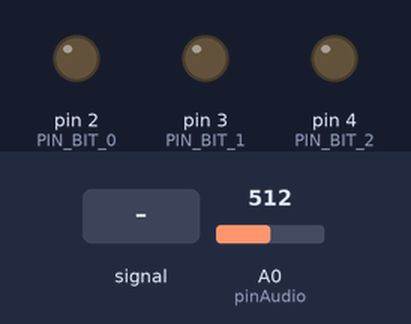
The sketch below on a simulated Arduino Uno, built with avr-gcc and run on an emulated ATmega328P. On the bench: output pins drawn as LEDs (lit = HIGH). The test bench sets the inputs (shaded band); at power-on: A0 (pinAudio) = 512.

Above: at 1.2 s.
1.3 s: A0 (pinAudio) fed a 200 Hz sine of ±81 counts around its level
At 2.5 s:
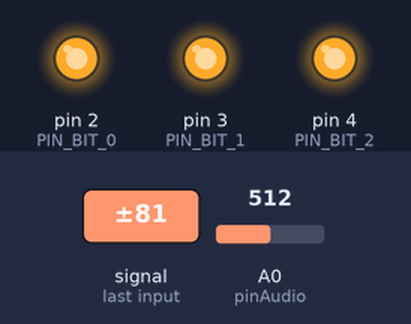
2.9 s: A0 (pinAudio) set to 716
At 3.6 s:
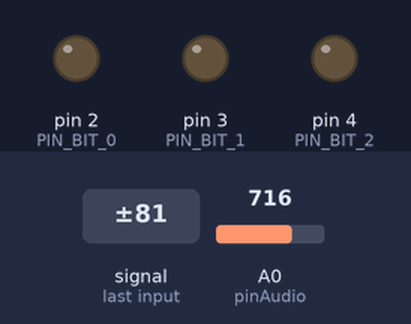
Timing chart, 0 to 5.9 s (numbered marks = the images above; inputs shaded):
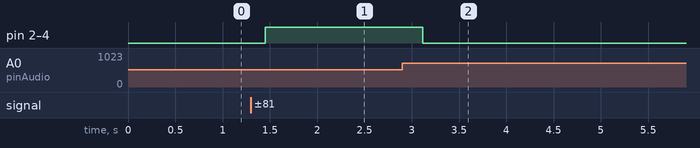

The sketch:

aaaaaaaaaaaaaa.ino
```cpp
const int pinAudio = A0;

// Pinos digitais conectados à FPGA (Barramento de 3 bits)
const int PIN_BIT_0 = 2; // LSB
const int PIN_BIT_1 = 3;
const int PIN_BIT_2 = 4; // MSB

const int SAMPLE_RATE = 4000;
const int BUFFER_SIZE = 256;
const unsigned long SAMPLE_INTERVAL = 1000000UL / SAMPLE_RATE;

int audioBuffer[BUFFER_SIZE];
// CORREÇÃO: yinBuffer mudou para float para suportar o cálculo de threshold
float yinBuffer[BUFFER_SIZE / 2];

void setup() {
  Serial.begin(115200);

  pinMode(PIN_BIT_0, OUTPUT);
  pinMode(PIN_BIT_1, OUTPUT);
  pinMode(PIN_BIT_2, OUTPUT);
}

void loop() {
  captureAudio();

  float frequency = detectPitchYIN();

  if (frequency >= 80.0 && frequency <= 1000.0) {
    sendNoteToFPGA(frequency);
  } else {
    // IMPORTANTE: Agora envia 7 quando não há som ou é ruído
    sendToFPGA(7);
  }
}

void captureAudio() {
  // OTIMIZAÇÃO: Evita o acúmulo de atrasos calculando o próximo tempo exato
  unsigned long nextSampleTime = micros();

  for (int i = 0; i < BUFFER_SIZE; i++) {
    audioBuffer[i] = analogRead(pinAudio) - 512;
    nextSampleTime += SAMPLE_INTERVAL;

    while (micros() < nextSampleTime) {
      // Aguarda o momento exato da próxima amostra
    }
  }
}

float detectPitchYIN() {
  int tauMax = BUFFER_SIZE / 2;

  // STEP 1
  for (int tau = 1; tau < tauMax; tau++) {
    long sum = 0;
    for (int i = 0; i < tauMax; i++) {
      long delta = audioBuffer[i] - audioBuffer[i + tau];
      sum += delta * delta;
    }
    yinBuffer[tau] = (float)sum; // Salva como float
  }

  // STEP 2
  yinBuffer[0] = 1.0;
  float runningSum = 0.0; // CORREÇÃO: Agora é float

  for (int tau = 1; tau < tauMax; tau++) {
    runningSum += yinBuffer[tau];
    if (runningSum != 0.0) {
      yinBuffer[tau] = (yinBuffer[tau] * tau) / runningSum;
    }
  }

  // STEP 3
  const float threshold = 0.15;
  int tauEstimate = -1;

  for (int tau = 2; tau < tauMax; tau++) {
    if (yinBuffer[tau] < threshold) {
      while (tau + 1 < tauMax && yinBuffer[tau + 1] < yinBuffer[tau]) {
        tau++;
      }
      tauEstimate = tau;
      break;
    }
  }

  if (tauEstimate == -1) return 0.0;

  // STEP 4
  return (float)SAMPLE_RATE / tauEstimate;
}

void sendNoteToFPGA(float freq) {
  // Calcula o número exato da nota MIDI (considerando a oitava)
  int midiNote = round(69 + 12 * log(freq / 440.0) / log(2.0));

  byte fpgaCode = 0; // 0 significa "Nothing" na sua LUT original do VHDL

  // Mapeia exatamente as notas de Sweden seguindo a LUT do seu VHDL
  switch(midiNote) {
    case 59: fpgaCode = 1; break; // B3  (246.94 Hz) -> Índice 1
    case 42: fpgaCode = 2; break; // F#2 ( 92.50 Hz) -> Índice 2
    case 66: fpgaCode = 3; break; // F#4 (369.99 Hz) -> Índice 3
    case 43: fpgaCode = 4; break; // G2  ( 98.00 Hz) -> Índice 4
    case 61: fpgaCode = 5; break; // C#4 (277.18 Hz) -> Índice 5
    case 45: fpgaCode = 6; break; // A2  (110.00 Hz) -> Índice 6
    case 64: fpgaCode = 7; break; // E4  (329.63 Hz) -> Índice 7
    default: fpgaCode = 0; break; // Qualquer outra nota envia Silêncio (Índice 0)
  }

  sendToFPGA(fpgaCode);
}

// Implementação com LÓGICA NEGATIVA nos pinos de saída
void sendToFPGA(byte code) {
  // O operador '!' inverte o estado lógico de cada bit enviado:
  // Se o bit lido for 1, o Arduino manda LOW (0)
  // Se o bit lido for 0, o Arduino manda HIGH (1)
  digitalWrite(PIN_BIT_0, !bitRead(code, 0));
  digitalWrite(PIN_BIT_1, !bitRead(code, 1));
  digitalWrite(PIN_BIT_2, !bitRead(code, 2));
}
```

Measured:
- after the input at 1.3 s, pin 2 (PIN_BIT_0), pin 3 (PIN_BIT_1), pin 4 (PIN_BIT_2): LOW → HIGH after 0.15 s
- after the input at 2.9 s, pin 2 (PIN_BIT_0), pin 3 (PIN_BIT_1), pin 4 (PIN_BIT_2): HIGH → LOW after 0.21 s
